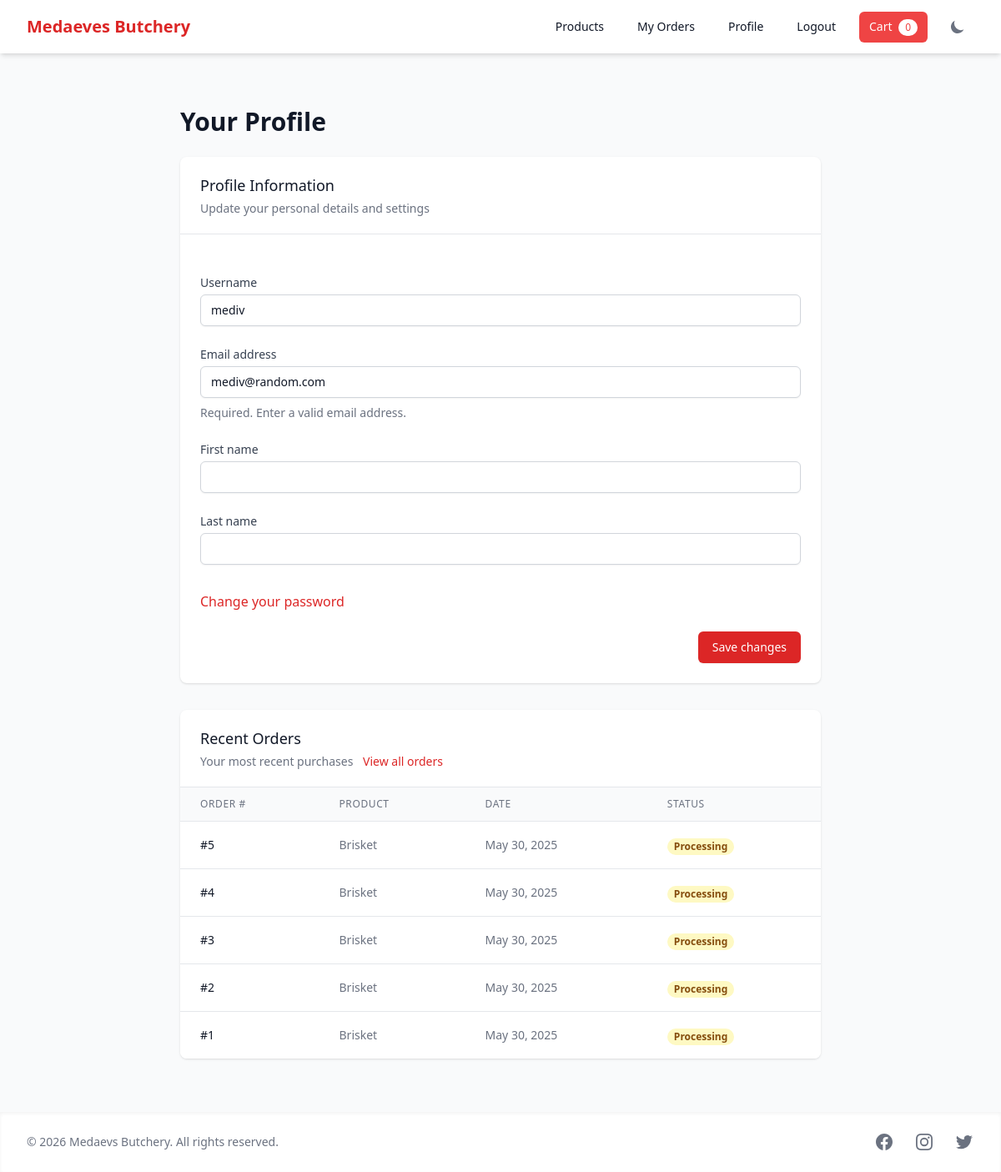
/accounts/profile/ (signed in), run on the app's committed database.
### shop/models.py (models this page shows, shortened)
class Order(models.Model):
	user = models.ForeignKey(User, on_delete=models.CASCADE)
	product = models.ForeignKey(Product, on_delete=models.CASCADE)
	quantity = models.PositiveIntegerField(default=1)
	created_at = models.DateTimeField(auto_now_add=True)
	is_delivered = models.BooleanField(default=False)

class Product(models.Model):
	category = models.ForeignKey(Category, on_delete=models.CASCADE)
	name = models.CharField(max_length=200)
	description = models.TextField()
	price = models.DecimalField(max_digits=8, decimal_places=2)
	available = models.BooleanField(default=True)
	image = models.ImageField(upload_to='product_images/', blank=True, null=True)

### accounts/views.py (the view)
# urls.py: path('profile/', views.profile, name='profile'),
@login_required
def profile(request):
    if request.method == 'POST':
        form = UserProfileForm(request.POST, instance=request.user)
        if form.is_valid():
            form.save()
            messages.success(request, 'Your profile has been updated successfully.')
            return redirect('accounts:profile')
        else:
            messages.error(request, 'Please correct the errors below.')
    else:
        form = UserProfileForm(instance=request.user)
    from shop.models import Order
    orders = Order.objects.filter(user=request.user).order_by('-created_at')[:5]  # Get 5 most recent orders
    return render(request, 'accounts/profile.html', {
        'form': form,
        'recent_orders': orders
    })

### accounts/templates/accounts/profile.html (shortened to what this page needs)
{% extends "shop/base.html" %}
{% block content %}
<div class="container mx-auto px-4 py-8">
    <div class="max-w-3xl mx-auto">
        <h1 class="text-2xl md:text-3xl font-bold text-gray-900 dark:text-white mb-6">Your Profile</h1>
        <div class="bg-white dark:bg-gray-800 shadow overflow-hidden sm:rounded-lg mb-8">
            <div class="px-4 py-5 sm:px-6 border-b border-gray-200 dark:border-gray-700">
                <h2 class="text-lg font-medium text-gray-900 dark:text-white">Profile Information</h2>
                <p class="mt-1 text-sm text-gray-500 dark:text-gray-400">Update your personal details and settings</p>
            </div>
            <div class="px-4 py-5 sm:p-6">
                <form method="post" class="space-y-6">
                    <div>
                        <label for="{{ form.username.id_for_label }}" class="block text-sm font-medium text-gray-700 dark:text-gray-300">
                            Username
                        </label>
                        <div class="mt-1">
                            {{ form.username }}
                        </div>
                    </div>
                    <div>
                        <label for="{{ form.email.id_for_label }}" class="block text-sm font-medium text-gray-700 dark:text-gray-300">
                            Email address
                        </label>
                        <div class="mt-1">
                            {{ form.email }}
                            {% if form.email.help_text %}
                                <p class="mt-2 text-sm text-gray-500 dark:text-gray-400">{{ form.email.help_text }}</p>
                            {% endif %}
                        </div>
                    </div>
                    <div>
                        <label for="{{ form.first_name.id_for_label }}" class="block text-sm font-medium text-gray-700 dark:text-gray-300">
                            First name
                        </label>
                        <div class="mt-1">
                            {{ form.first_name }}
                        </div>
                    </div>
                    <div>
                        <label for="{{ form.last_name.id_for_label }}" class="block text-sm font-medium text-gray-700 dark:text-gray-300">
                            Last name
                        </label>
                        <div class="mt-1">
                            {{ form.last_name }}
                        </div>
                    </div>
                    <div class="pt-2">
                        <a href="{% url 'accounts:password_change' %}" class="text-accent-600 hover:text-accent-500 font-medium">
                            Change your password
                        </a>
                    </div>
                    <div class="flex justify-end">
                        <button type="submit" class="inline-flex justify-center py-2 px-4 border border-transparent shadow-sm text-sm font-medium rounded-md text-white bg-accent-600 hover:bg-accent-700 focus:outline-none focus:ring-2 focus:ring-offset-2 focus:ring-accent-500">
                            Save changes
                        </button>
                    </div>
                </form>
            </div>
        </div>
        <div class="bg-white dark:bg-gray-800 shadow overflow-hidden sm:rounded-lg">
            <div class="px-4 py-5 sm:px-6 border-b border-gray-200 dark:border-gray-700">
                <h2 class="text-lg font-medium text-gray-900 dark:text-white">Recent Orders</h2>
                <p class="mt-1 text-sm text-gray-500 dark:text-gray-400">
                    Your most recent purchases
                    <a href="{% url 'order_history' %}" class="text-accent-600 hover:text-accent-500 ml-2">View all orders</a>
                </p>
            </div>
            {% if recent_orders %}
                <div class="overflow-x-auto">
                    <table class="min-w-full divide-y divide-gray-200 dark:divide-gray-700">
                        <thead class="bg-gray-50 dark:bg-gray-700">
                            <tr>
                                <th scope="col" class="px-6 py-3 text-left text-xs font-medium text-gray-500 dark:text-gray-300 uppercase tracking-wider">Order #</th>
                                <th scope="col" class="px-6 py-3 text-left text-xs font-medium text-gray-500 dark:text-gray-300 uppercase tracking-wider">Product</th>
                                <th scope="col" class="px-6 py-3 text-left text-xs font-medium text-gray-500 dark:text-gray-300 uppercase tracking-wider">Date</th>
                                <th scope="col" class="px-6 py-3 text-left text-xs font-medium text-gray-500 dark:text-gray-300 uppercase tracking-wider">Status</th>
                            </tr>
                        </thead>
                        <tbody class="bg-white dark:bg-gray-800 divide-y divide-gray-200 dark:divide-gray-700">
                            {% for order in recent_orders %}
                                <tr>
                                    <td class="px-6 py-4 whitespace-nowrap text-sm font-medium text-gray-900 dark:text-white">
                                        #{{ order.id }}
                                    </td>
                                    <td class="px-6 py-4 whitespace-nowrap text-sm text-gray-500 dark:text-gray-300">
                                        {{ order.product.name }}
                                    </td>
                                    <td class="px-6 py-4 whitespace-nowrap text-sm text-gray-500 dark:text-gray-300">
                                        {{ order.created_at|date:"M d, Y" }}
                                    </td>
                                    <td class="px-6 py-4 whitespace-nowrap">
                                        {% if order.is_delivered %}
                                            <span class="px-2 inline-flex text-xs leading-5 font-semibold rounded-full bg-green-100 dark:bg-green-900 text-green-800 dark:text-green-200">
                                                Delivered
                                            </span>
                                        {% else %}
                                            <span class="px-2 inline-flex text-xs leading-5 font-semibold rounded-full bg-yellow-100 dark:bg-yellow-900 text-yellow-800 dark:text-yellow-200">
                                                Processing
                                            </span>
                                        {% endif %}
                                    </td>
                                </tr>
                            {% endfor %}
                        </tbody>
                    </table>
                </div>
            {% endif %}
        </div>
    </div>
</div>
{% endblock %}

### data on the page
Order: id "5", product.name "Brisket", created_at "May 30, 2025", is_delivered "Processing"
Order: id "4", product.name "Brisket", created_at "May 30, 2025", is_delivered "Processing"
Order: id "3", product.name "Brisket", created_at "May 30, 2025", is_delivered "Processing"
Order: id "2", product.name "Brisket", created_at "May 30, 2025", is_delivered "Processing"
Order: id "1", product.name "Brisket", created_at "May 30, 2025", is_delivered "Processing"
